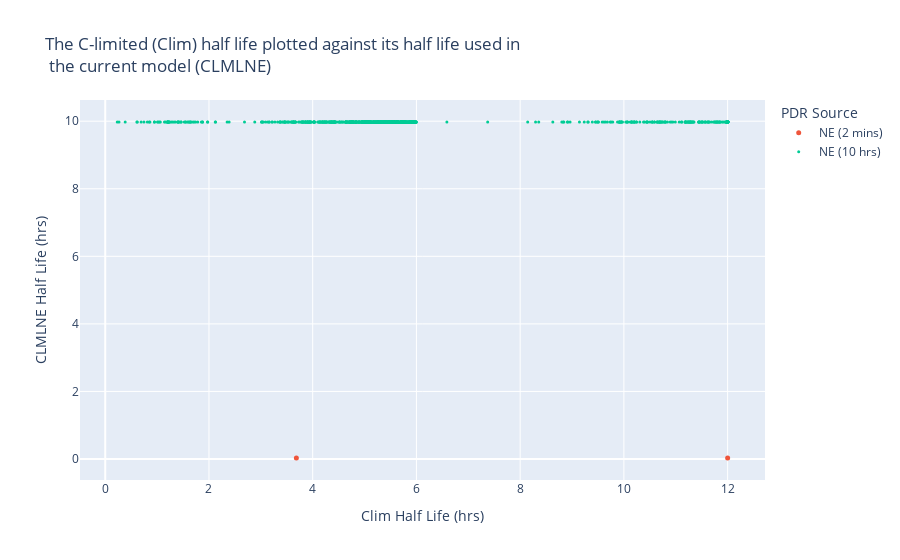

Notebook code cell kept with this figure:
### Code cell
# plot CLMLNE half life vs Clim half life in hours
fig = go.Figure()
fig.add_trace(go.Scatter(x=(big_df_ML['Clim half life (min)']/60), y=(big_df_ML['CLMLNE_ML half life (min)']/60), mode='markers', name='ML', hovertext=big_df_ML['Protein ID'], marker_size=3))
fig.add_trace(go.Scatter(x=(big_df_2mins['Clim half life (min)']/60), y=(big_df_2mins['CLMLNE half life (min)']/60), mode='markers', name='NE (2 mins)', hovertext=big_df_2mins['Protein ID'], marker_size=5))
fig.add_trace(go.Scatter(x=(big_df_10hrs['Clim half life (min)']/60), y=(big_df_10hrs['CLMLNE half life (min)']/60), mode='markers', name='NE (10 hrs)', hovertext=big_df_10hrs['Protein ID'], marker_size=3))

# Plot Specs
fig.update_layout(title='The C-limited (Clim) half life plotted against its half life used in<br> the current model (CLMLNE)', yaxis_title='CLMLNE Half Life (hrs)', xaxis_title='Clim Half Life (hrs)')
fig.update_layout(legend_title_text='PDR Source')

### Figure 1 — Plotly figure (JSON) as saved in the notebook; plotly's stock layout.template omitted (floating-point values rounded to 4 significant figures; data arrays with more than 128 entries replaced by an {"elided": "..."} marker saying what was removed)
{"data": [{"hovertext": [], "marker": {"size": 3}, "mode": "markers", "name": "ML", "x": [], "y": [], "type": "scatter"}, {"hovertext": ["EG10765-MONOMER", "PGPPHOSPHAB-MONOMER"], "marker": {"size": 5}, "mode": "markers", "name": "NE (2 mins)", "x": [3.685, 12.0], "y": [0.03333, 0.03333], "type": "scatter"}, {"hovertext": {"elided": "925 str values"}, "marker": {"size": 3}, "mode": "markers", "name": "NE (10 hrs)", "x": {"elided": "925 float values"}, "y": {"elided": "925 float values"}, "type": "scatter"}], "layout": {"title": {"text": "The C-limited (Clim) half life plotted against its half life used in<br> the current model (CLMLNE)"}, "yaxis": {"title": {"text": "CLMLNE Half Life (hrs)"}}, "xaxis": {"title": {"text": "Clim Half Life (hrs)"}}, "legend": {"title": {"text": "PDR Source"}}}}
